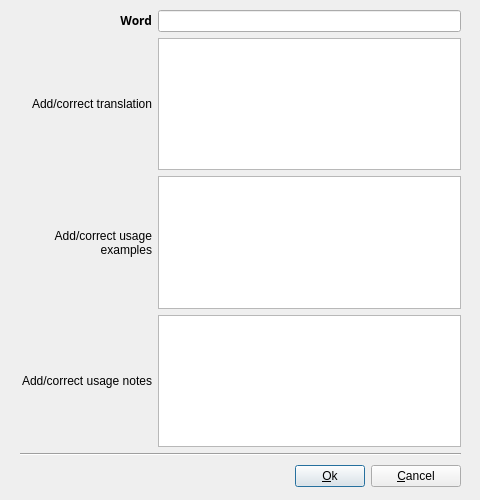
<ui version="4.0" >
 <class>Suggeriment</class>
 <widget class="QDialog" name="Suggeriment" >
  <property name="geometry" >
   <rect>
    <x>0</x>
    <y>0</y>
    <width>480</width>
    <height>500</height>
   </rect>
  </property>
  <property name="sizePolicy" >
   <sizepolicy>
    <hsizetype>0</hsizetype>
    <vsizetype>0</vsizetype>
    <horstretch>0</horstretch>
    <verstretch>0</verstretch>
   </sizepolicy>
  </property>
  <property name="minimumSize" >
   <size>
    <width>480</width>
    <height>500</height>
   </size>
  </property>
  <property name="maximumSize" >
   <size>
    <width>480</width>
    <height>500</height>
   </size>
  </property>
  <property name="baseSize" >
   <size>
    <width>480</width>
    <height>480</height>
   </size>
  </property>
  <property name="windowTitle" >
   <string>Send comment(s)</string>
  </property>
  <property name="windowIcon" >
   <iconset resource="icons.qrc" >:/icons/qdacco.png</iconset>
  </property>
  <widget class="QWidget" name="layoutWidget" >
   <property name="geometry" >
    <rect>
     <x>20</x>
     <y>10</y>
     <width>441</width>
     <height>481</height>
    </rect>
   </property>
   <layout class="QGridLayout" >
    <property name="margin" >
     <number>0</number>
    </property>
    <property name="spacing" >
     <number>6</number>
    </property>
    <item row="3" column="0" >
     <widget class="QLabel" name="textLabel4" >
      <property name="maximumSize" >
       <size>
        <width>180</width>
        <height>16777215</height>
       </size>
      </property>
      <property name="text" >
       <string>Add/correct usage notes</string>
      </property>
      <property name="alignment" >
       <set>Qt::AlignRight|Qt::AlignTrailing|Qt::AlignVCenter</set>
      </property>
      <property name="wordWrap" >
       <bool>true</bool>
      </property>
     </widget>
    </item>
    <item row="0" column="0" >
     <widget class="QLabel" name="textLabel1" >
      <property name="font" >
       <font>
        <family>Sans Serif</family>
        <pointsize>9</pointsize>
        <weight>75</weight>
        <italic>false</italic>
        <bold>true</bold>
        <underline>false</underline>
        <strikeout>false</strikeout>
       </font>
      </property>
      <property name="text" >
       <string>&lt;p align="right">Word&lt;/p></string>
      </property>
     </widget>
    </item>
    <item row="1" column="0" >
     <widget class="QLabel" name="T" >
      <property name="maximumSize" >
       <size>
        <width>180</width>
        <height>16777215</height>
       </size>
      </property>
      <property name="text" >
       <string>Add/correct translation</string>
      </property>
      <property name="alignment" >
       <set>Qt::AlignRight|Qt::AlignTrailing|Qt::AlignVCenter</set>
      </property>
      <property name="wordWrap" >
       <bool>true</bool>
      </property>
     </widget>
    </item>
    <item row="5" column="3" >
     <widget class="QPushButton" name="cancel" >
      <property name="sizePolicy" >
       <sizepolicy>
        <hsizetype>0</hsizetype>
        <vsizetype>0</vsizetype>
        <horstretch>0</horstretch>
        <verstretch>0</verstretch>
       </sizepolicy>
      </property>
      <property name="maximumSize" >
       <size>
        <width>90</width>
        <height>16777215</height>
       </size>
      </property>
      <property name="text" >
       <string>&amp;Cancel</string>
      </property>
      <property name="icon" >
       <iconset resource="icons.qrc" >:/icons/button_cancel.png</iconset>
      </property>
      <property name="shortcut" >
       <string>Alt+C</string>
      </property>
     </widget>
    </item>
    <item row="2" column="0" >
     <widget class="QLabel" name="textLabel3" >
      <property name="maximumSize" >
       <size>
        <width>180</width>
        <height>16777215</height>
       </size>
      </property>
      <property name="text" >
       <string>Add/correct usage examples</string>
      </property>
      <property name="alignment" >
       <set>Qt::AlignRight|Qt::AlignTrailing|Qt::AlignVCenter</set>
      </property>
      <property name="wordWrap" >
       <bool>true</bool>
      </property>
     </widget>
    </item>
    <item row="2" column="1" colspan="3" >
     <widget class="QTextEdit" name="examples" />
    </item>
    <item row="0" column="1" colspan="3" >
     <widget class="QLineEdit" name="word" />
    </item>
    <item row="5" column="2" >
     <widget class="QPushButton" name="ok" >
      <property name="maximumSize" >
       <size>
        <width>70</width>
        <height>16777215</height>
       </size>
      </property>
      <property name="text" >
       <string>&amp;Ok</string>
      </property>
      <property name="icon" >
       <iconset resource="icons.qrc" >:/icons/button_ok.png</iconset>
      </property>
      <property name="shortcut" >
       <string>Alt+O</string>
      </property>
      <property name="default" >
       <bool>true</bool>
      </property>
     </widget>
    </item>
    <item row="3" column="1" colspan="3" >
     <widget class="QTextEdit" name="usagenotes" />
    </item>
    <item row="1" column="1" colspan="3" >
     <widget class="QTextEdit" name="translations" >
      <property name="minimumSize" >
       <size>
        <width>0</width>
        <height>0</height>
       </size>
      </property>
      <property name="maximumSize" >
       <size>
        <width>16777215</width>
        <height>192</height>
       </size>
      </property>
     </widget>
    </item>
    <item row="4" column="0" colspan="4" >
     <widget class="Line" name="line2" >
      <property name="frameShape" >
       <enum>QFrame::HLine</enum>
      </property>
      <property name="frameShadow" >
       <enum>QFrame::Sunken</enum>
      </property>
      <property name="orientation" >
       <enum>Qt::Horizontal</enum>
      </property>
     </widget>
    </item>
    <item row="5" column="0" colspan="2" >
     <spacer>
      <property name="orientation" >
       <enum>Qt::Horizontal</enum>
      </property>
      <property name="sizeHint" >
       <size>
        <width>251</width>
        <height>29</height>
       </size>
      </property>
     </spacer>
    </item>
   </layout>
  </widget>
 </widget>
 <layoutdefault spacing="6" margin="11" />
 <resources>
  <include location="icons.qrc" />
 </resources>
 <connections/>
</ui>
